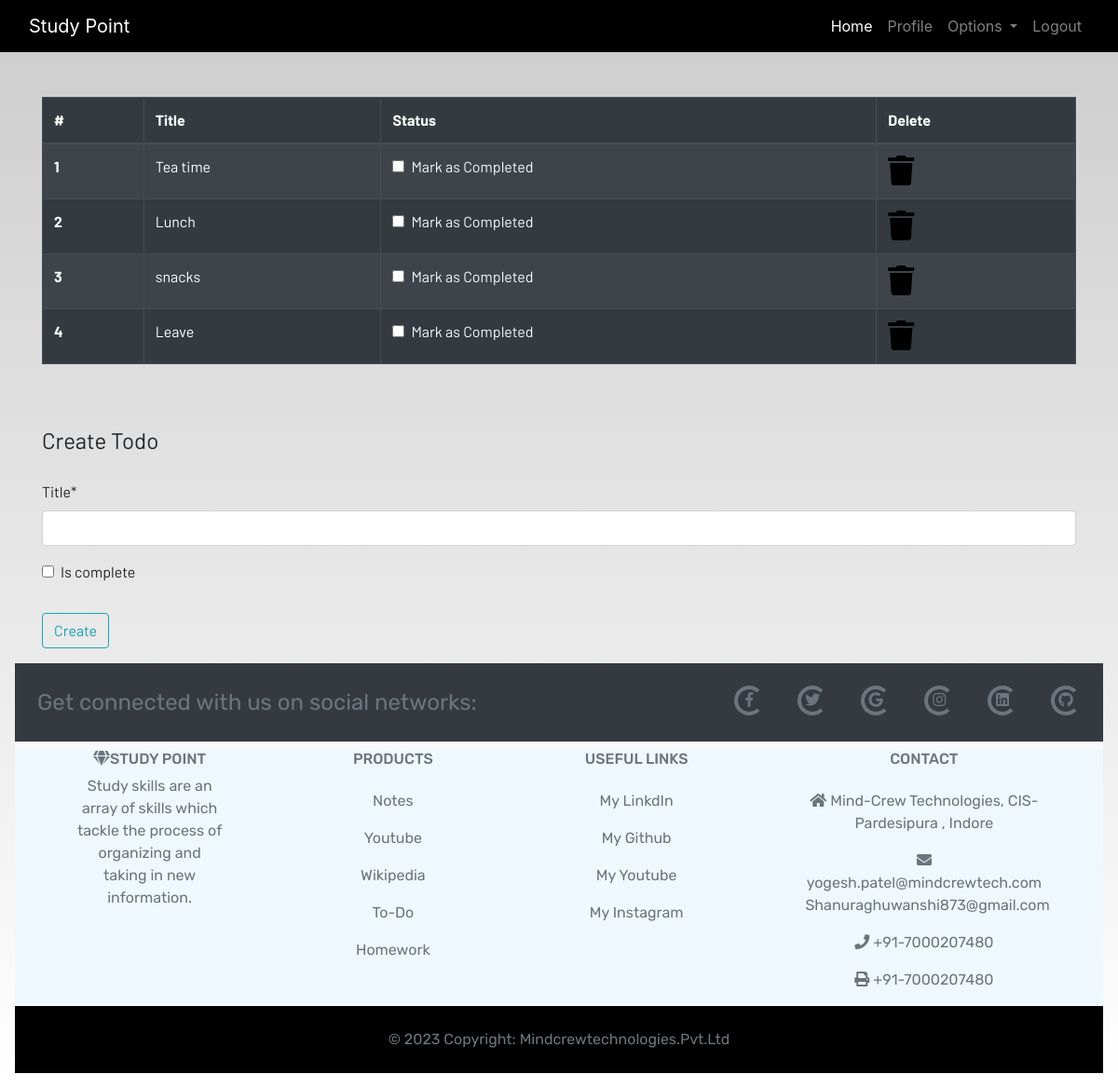
The app's page /todo (signed in) with its own data.
### dashboard/models.py (models this page shows, shortened)
class Todo(models.Model):
    user=models.ForeignKey(User,on_delete=models.CASCADE)
    title=models.CharField(max_length=50)
    is_complete=models.BooleanField(default=False)
    class Meta:
        verbose_name='Todo'
        verbose_name_plural='Todo'

### dashboard/views.py (the view)
# urls.py: path('todo',todo, name='todo'),
@login_required
def todo(request):
    if request.method == "POST":
        form=TodoForm(request.POST)
        if form.is_valid():
            try:
                complete=request.POST['is_complete']
                if complete == 'on':
                    complete =True
                else:
                    complete=False
            except:
                complete=False
            todos= Todo(
                user=request.user,
                title=request.POST['title'],
                is_complete=complete
                )
            todos.save()
            messages.success(request,f'To-Do added by {request.user.username} successfully')
    else:
        form=TodoForm()
    todo=Todo.objects.filter(user=request.user)
    if len(todo)==0:
        todo_done=True
    else:
        todo_done=False
    todos=Todo.objects.filter(user=request.user)
    context= {'form':form,'todo_done':todo_done,'todos':todos}
    return render(request,'dashboard/todo.html',context)

### dashboard/forms.py
class TodoForm(forms.ModelForm):
    class Meta:
        model=Todo
        fields=['title','is_complete']

### dashboard/templates/dashboard/todo.html (shortened to what this page needs)
{% extends 'dashboard/base.html' %}
{% load static %}
{% load crispy_forms_tags %}
{% block content %}
<div class="container">
    {% if not todo_done %}
    <table class="table table-striped table-bordered table-hover table-dark">
        <thead>
            <tr>
                <th scope="col">#</th>
                <th scope="col">Title</th>
                <th scope="col">Status</th>
                <th scope="col">Delete</th>
            </tr>
        </thead>
        <tbody>
            {% for todo in todos %}
            <tr>
                <th scope="row">{{forloop.counter}}</th>
                <td>{{todo.title}}</td>
                <td>
                    <a href="{%url 'update_todo' todo.id%}">
                        <div class="form-check">
                            {% if todo.is_complete == True %}
                            <input class="form-check-input" type="checkbox" value="" checked>
                            {% else %}
                            <input class="form-check-input" type="checkbox" value=""  >
                            {% endif %}
                            <label class="form-check-label text-light" for="flexCheckDefault">
                                Mark as Completed
                            </label>
                        </div>
                    </a>
                </td>
                <td><a href="{%url 'delete_todo' todo.id%}"><i class="fa fa-trash fa-2x"></i></a></td>
            </tr>
            {% endfor %}
        </tbody>
    </table>
    {% else %}
    <h4>All tasks have been done!! create to add more</h4>
    {% endif %}
</div><br><br>
<div class="container">
    <form method="POST">
        <fieldset class="form-group">
            <legend class="border-bottom mb-4">Create Todo</legend>
            {{form|crispy}}
        </fieldset>
        <div class="form-group">
            <button href="" class="btn btn-outline-info" type="submit">
                Create
            </button>
        </div>
    </form>
</div>
{% endblock content %}

### dashboard/static/css/main.css (style rules this page uses)
html { scroll-behavior: smooth; height: 100%; width: 100%; }
a { text-decoration: none !important; color: black; }
html, body { max-width: 100%; overflow-x: hidden; height: 100%; width: 100%; }
body { background: linear-gradient(rgba(0, 0, 0, 0.2), rgba(255, 255, 255, 0.5)); overflow-x: hidden; background-repeat: no-repeat; }
.fa { color: black; }

### records on screen
Todo: title "Tea time"
Todo: title "Lunch"
Todo: title "snacks"
Todo: title "Leave"
